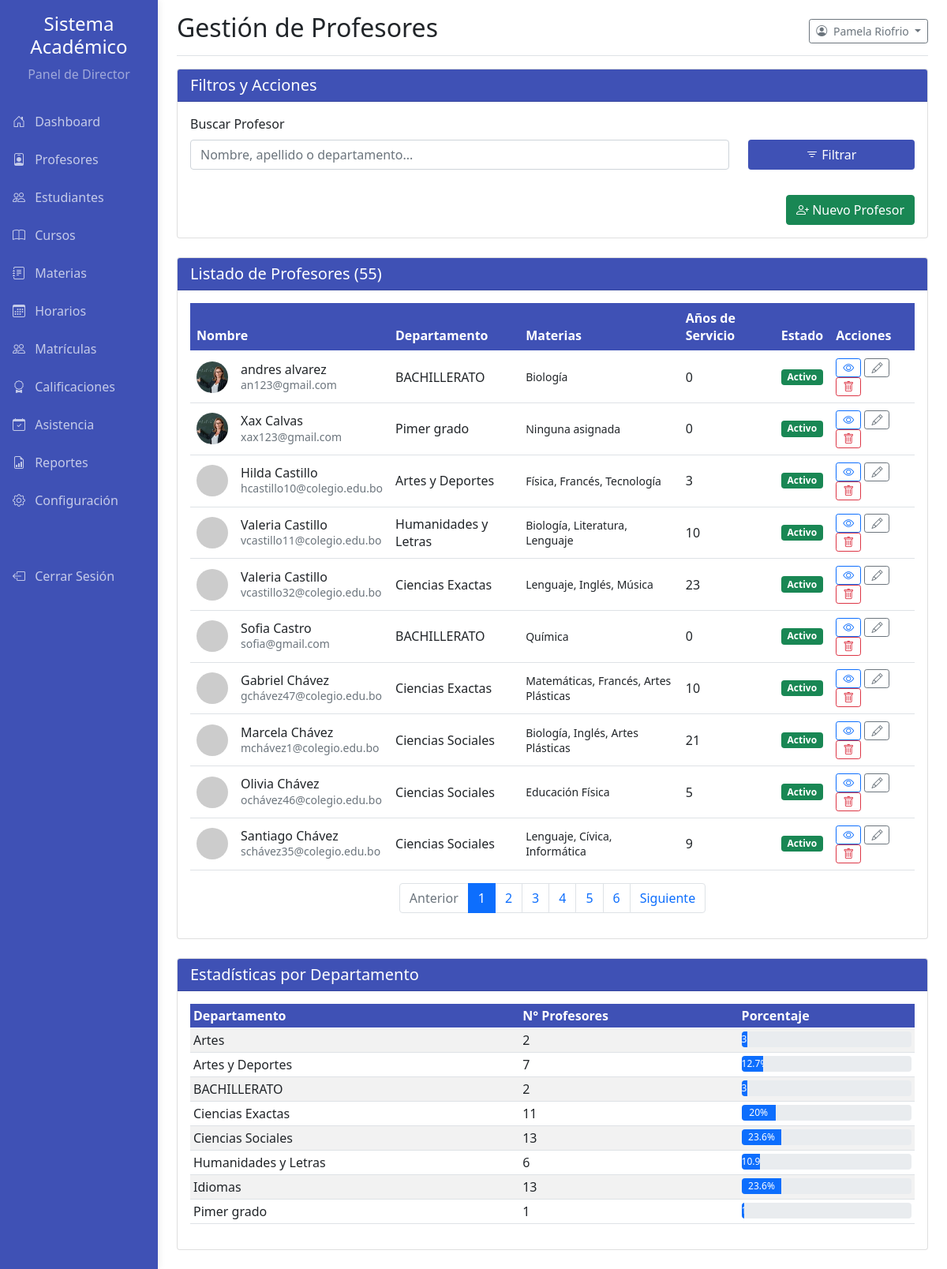
/pages/director_profesores.php (signed in), run on the app's committed database.
### tables this page shows
CREATE TABLE `usuarios` (
  `id` int(11) NOT NULL,
  `nombre` varchar(100) NOT NULL,
  `apellido` varchar(100) NOT NULL,
  `email` varchar(150) NOT NULL,
  `password` varchar(255) NOT NULL,
  `mfa_code` varchar(10) DEFAULT NULL,
  `mfa_expiry` datetime DEFAULT NULL,
  `email_verification_token` varchar(255) DEFAULT NULL,
  `email_verified_at` datetime DEFAULT NULL,
  `role_id` int(11) NOT NULL,
  `fecha_creacion` datetime NOT NULL DEFAULT current_timestamp()
);

CREATE TABLE `profesores` (
  `id` int(11) NOT NULL,
  `usuario_id` int(11) NOT NULL,
  `cedula` varchar(20) NOT NULL,
  `fecha_nacimiento` date NOT NULL,
  `departamento` varchar(100) NOT NULL,
  `cargo` varchar(100) NOT NULL,
  `fecha_inicio` date NOT NULL,
  `tipo_contrato` varchar(50) NOT NULL,
  `codigo_empleado` varchar(50) DEFAULT NULL,
  `titulo_academico` varchar(150) DEFAULT NULL,
  `universidad` varchar(150) DEFAULT NULL,
  `especializacion` varchar(150) DEFAULT NULL,
  `anio_graduacion` year(4) DEFAULT NULL,
  `otros_titulos` text DEFAULT NULL,
  `direccion` varchar(255) NOT NULL,
  `formacion_academica` text NOT NULL,
  `foto_perfil` varchar(255) DEFAULT NULL,
  `estatus` enum('Activo','Inactivo') NOT NULL DEFAULT 'Activo',
  `enviar_credenciales` tinyint(1) NOT NULL DEFAULT 1,
  `especialidad` varchar(100) DEFAULT NULL,
  `telefono` varchar(20) DEFAULT NULL
);

### pages/director_profesores.php (the view, shortened to what this page needs)
<?php
require_once '../config.php';
$stmt_director = $mysqli->prepare("SELECT nombre, apellido FROM usuarios WHERE id = ?");
$stmt_director->bind_param('i', $_SESSION['user_id']);
$stmt_director->execute();
$stmt_director->bind_result($nombre, $apellido);
$filtro_busqueda = isset($_GET['search']) ? trim($_GET['search']) : '';
$where_sql = '';
$params = [];
$param_types = '';
$registros_por_pagina = 10;
$pagina_actual = isset($_GET['page']) ? (int)$_GET['page'] : 1;
$offset = ($pagina_actual - 1) * $registros_por_pagina;
$sql_total = "SELECT COUNT(p.id) FROM profesores p JOIN usuarios u ON p.usuario_id = u.id" . $where_sql;
$stmt_total = $mysqli->prepare($sql_total);
$stmt_total->execute();
$total_profesores = $stmt_total->get_result()->fetch_row()[0];
$total_paginas = ceil($total_profesores / $registros_por_pagina);
$profesores = [];
$sql_profesores = "
    SELECT
        p.id AS profesor_id, p.codigo_empleado, p.departamento, p.fecha_inicio,
        p.foto_perfil, p.estatus,
        u.nombre, u.apellido, u.email
    FROM profesores p
    JOIN usuarios u ON p.usuario_id = u.id
    $where_sql
    ORDER BY u.apellido, u.nombre
    LIMIT ? OFFSET ?
";
$stmt_profesores = $mysqli->prepare($sql_profesores);
$params_paginacion = $params;
$params_paginacion[] = $registros_por_pagina;
$params_paginacion[] = $offset;
$param_types_paginacion = $param_types . 'ii';
if (!empty($params)) {
    $stmt_profesores->bind_param($param_types_paginacion, ...$params_paginacion);
} else {
    $stmt_profesores->bind_param('ii', $registros_por_pagina, $offset);
}
$stmt_profesores->execute();
$result_profesores = $stmt_profesores->get_result();
while ($profesor = $result_profesores->fetch_assoc()) {
    $materias_profesor = [];
    $stmt_materias_profesor = $mysqli->prepare("
        SELECT m.nombre FROM materias m
        JOIN profesor_materias pm ON m.id = pm.materia_id
        WHERE pm.profesor_id = ?
    ");
    $stmt_materias_profesor->bind_param('i', $profesor['profesor_id']);
    $stmt_materias_profesor->execute();
    $result_materias_profesor = $stmt_materias_profesor->get_result();
    while ($materia = $result_materias_profesor->fetch_assoc()) {
        $materias_profesor[] = $materia['nombre'];
    }
    $profesor['materias_asignadas'] = implode(', ', $materias_profesor);
    $profesores[] = $profesor;
}
$distribucion_departamentos = [];
$total_general_profesores = $mysqli->query("SELECT COUNT(id) FROM profesores")->fetch_row()[0];
$result_dist_dept = $mysqli->query("SELECT departamento, COUNT(id) as total FROM profesores GROUP BY departamento");
while ($row = $result_dist_dept->fetch_assoc()) {
    $distribucion_departamentos[] = [
        'nombre' => $row['departamento'],
        'total' => $row['total'],
        'porcentaje' => ($total_general_profesores > 0) ? round(($row['total'] / $total_general_profesores) * 100, 1) : 0
    ];
}
include __DIR__ . '/side_bar_director.php';
?>
<!DOCTYPE html>
<html lang="es">
<head>
    <link href="../css/bootstrap.min.css" rel="stylesheet">
    <link href="../css/academic.css" rel="stylesheet" type="text/css">
    <link rel="stylesheet" href="https://cdn.jsdelivr.net/npm/bootstrap-icons@1.8.1/font/bootstrap-icons.css">
</head>
<body>
    <div class="container-fluid">
        <div class="row">
            <div class="col-md-9 ms-sm-auto col-lg-10 px-md-4">
                <div class="d-flex justify-content-between flex-wrap flex-md-nowrap align-items-center pt-3 pb-2 mb-3 border-bottom">
                    <h1 class="h2">Gestión de Profesores</h1>
                    <div class="btn-toolbar mb-2 mb-md-0">
                        <div class="dropdown">
                            <button class="btn btn-sm btn-outline-secondary dropdown-toggle" type="button" id="dropdownMenuButton" data-bs-toggle="dropdown" aria-expanded="false">
                                <i class="bi bi-person-circle me-1"></i>
                                <?php echo htmlspecialchars($nombre . ' ' . $apellido, ENT_QUOTES, 'UTF-8'); ?>
                            </button>
                        </div>
                    </div>
                </div>
                <div class="card mb-4">
                    <div class="card-header card-header-academic"><h5 class="mb-0 text-white">Filtros y Acciones</h5></div>
                    <div class="card-body">
                        <form method="GET" action="">
                            <div class="row align-items-end">
                                <div class="col-md-9 mb-3">
                                    <label for="search" class="form-label">Buscar Profesor</label>
                                    <input type="text" class="form-control" name="search" id="search" value="<?php echo htmlspecialchars($filtro_busqueda); ?>" placeholder="Nombre, apellido o departamento...">
                                </div>
                                <div class="col-md-3 mb-3">
                                    <button type="submit" class="btn btn-academic w-100"><i class="bi bi-filter"></i> Filtrar</button>
                                </div>
                            </div>
                        </form>
                        <div class="text-end mt-2">
                            <button class="btn btn-success" data-bs-toggle="modal" data-bs-target="#newProfessorModal">
                                <i class="bi bi-person-plus"></i> Nuevo Profesor
                            </button>
                        </div>
                    </div>
                </div>
                <div class="card mb-4">
                    <div class="card-header card-header-academic">
                        <h5 class="mb-0 text-white">Listado de Profesores (<?php echo $total_profesores; ?>)</h5>
                    </div>
                    <div class="card-body">
                        <div class="table-responsive">
                            <table class="table table-hover align-middle">
                                <thead class="table-academic">
                                    <tr>
                                        <th>Nombre</th>
                                        <th>Departamento</th>
                                        <th>Materias</th>
                                        <th>Años de Servicio</th>
                                        <th>Estado</th>
                                        <th>Acciones</th>
                                    </tr>
                                </thead>
                                <tbody>
                                    <?php if (empty($profesores)): ?>
                                        <tr><td colspan="5" class="text-center">No se encontraron profesores.</td></tr>
                                    <?php else: ?>
                                        <?php foreach ($profesores as $profesor): ?>
                                        <tr>
                                            <td data-id="<?php echo $profesor['profesor_id']; ?>">
                                                <div class="d-flex align-items-center">
                                                    <?php
                                                    $foto_path = 'https://via.placeholder.com/40';
                                                    if (!empty($profesor['foto_perfil'])) {
                                                        $foto_path = (strpos($profesor['foto_perfil'], 'http') === 0)
                                                            ? $profesor['foto_perfil']
                                                            : '../uploads/profiles/' . $profesor['foto_perfil'];
                                                    }
                                                    ?>
                                                    <img src="<?php echo htmlspecialchars($foto_path); ?>" class="rounded-circle me-3" style="width: 40px; height: 40px; object-fit: cover;">
                                                    <div>
                                                        <h6 class="mb-0"><?php echo htmlspecialchars($profesor['nombre'] . ' ' . $profesor['apellido']); ?></h6>
                                                        <small class="text-muted"><?php echo htmlspecialchars($profesor['email']); ?></small>
                                                    </div>
                                                </div>
                                            </td>
                                            <td><?php echo htmlspecialchars($profesor['departamento']); ?></td>
                                            <td><small><?php echo htmlspecialchars($profesor['materias_asignadas'] ?: 'Ninguna asignada'); ?></small></td>
                                            <td>
                                                <?php
                                                $fecha_inicio = new DateTime($profesor['fecha_inicio']);
                                                $hoy = new DateTime();
                                                echo $hoy->diff($fecha_inicio)->y;
                                                ?>
                                            </td>
                                            <td>
                                                <?php if ($profesor['estatus'] === 'Activo'): ?>
                                                    <span class="badge bg-success">Activo</span>
                                                <?php else: ?>
                                                    <span class="badge bg-secondary">Inactivo</span>
                                                <?php endif; ?>
                                            </td>
                                            <td>
                                                <button class="btn btn-sm btn-outline-primary" title="Ver Perfil"><i class="bi bi-eye"></i></button>
                                                <button class="btn btn-sm btn-outline-secondary" title="Editar"><i class="bi bi-pencil"></i></button>
                                                <button class="btn btn-sm btn-outline-danger" title="Deshabilitar"><i class="bi bi-trash"></i></button>
                                            </td>
                                        </tr>
                                        <?php endforeach; ?>
                                    <?php endif; ?>
                                </tbody>
                            </table>
                        </div>
                        <nav aria-label="Page navigation">
                            <ul class="pagination justify-content-center">
                                <?php $query_params = !empty($filtro_busqueda) ? ['search' => $filtro_busqueda] : []; ?>
                                <li class="page-item <?php if ($pagina_actual <= 1) echo 'disabled'; ?>">
                                    <a class="page-link" href="?page=<?php echo $pagina_actual - 1; ?>&<?php echo http_build_query($query_params); ?>">Anterior</a>
                                </li>
                                <?php for ($i = 1; $i <= $total_paginas; $i++): ?>
                                <li class="page-item <?php if ($pagina_actual == $i) echo 'active'; ?>">
                                    <a class="page-link" href="?page=<?php echo $i; ?>&<?php echo http_build_query($query_params); ?>"><?php echo $i; ?></a>
                                </li>
                                <?php endfor; ?>
                                <li class="page-item <?php if ($pagina_actual >= $total_paginas) echo 'disabled'; ?>">
                                    <a class="page-link" href="?page=<?php echo $pagina_actual + 1; ?>&<?php echo http_build_query($query_params); ?>">Siguiente</a>
                                </li>
                            </ul>
                        </nav>
                    </div>
                </div>
                <div class="card mb-4">
                    <div class="card-header card-header-academic"><h5 class="mb-0 text-white">Estadísticas por Departamento</h5></div>
                    <div class="card-body">
                        <div class="table-responsive">
                            <table class="table table-sm table-striped">
                                <thead class="table-academic">
                                    <tr>
                                        <th>Departamento</th>
                                        <th>N° Profesores</th>
                                        <th>Porcentaje</th>
                                    </tr>
                                </thead>
                                <tbody>
                                    <?php if (empty($distribucion_departamentos)): ?>
                                    <tr><td colspan="3" class="text-center">No hay datos para mostrar.</td></tr>
                                    <?php else: ?>
                                    <?php foreach ($distribucion_departamentos as $depto): ?>
                                    <tr>
                                        <td><?php echo htmlspecialchars($depto['nombre']); ?></td>
                                        <td><?php echo $depto['total']; ?></td>
                                        <td>
                                            <div class="progress" style="height: 20px;">
                                                <div class="progress-bar" role="progressbar" style="width: <?php echo $depto['porcentaje']; ?>%;" aria-valuenow="<?php echo $depto['porcentaje']; ?>" aria-valuemin="0" aria-valuemax="100"><?php echo $depto['porcentaje']; ?>%</div>
                                            </div>
                                        </td>
                                    </tr>
                                    <?php endforeach; ?>
                                    <?php endif; ?>
                                </tbody>
                            </table>
                        </div>
                    </div>
                </div>
            </div>
        </div>
    </div>
</body>
</html>

### css/academic.css (style rules this page uses)
:root { --academic-primary: #3f51b5; --academic-secondary: #ff4081; --academic-success: #4caf50; --academic-info: #2196f3; --academic-warning: #ff9800; --academic-danger: #f44336; --academic-light: #f5f5f5; --academic-dark: #212121; }
.card-header-academic { background-color: var(--academic-primary); color: white; }
.btn-academic { background-color: var(--academic-primary); color: white; }
.table-academic { background-color: var(--academic-primary); color: white; }

### data on the page
usuarios: nombre+apellido "Pamela Riofrio"
profesores: foto_perfil (picture), usuario.apellido "andres alvarez", usuario.email "an123@gmail.com", departamento "BACHILLERATO", materias_asignadas "Biología", fecha_inicio "0", estatus "Activo"
profesores: foto_perfil (picture), usuario.apellido "Xax Calvas", usuario.email "xax123@gmail.com", departamento "Pimer grado", materias_asignadas "Ninguna asignada", fecha_inicio "0", estatus "Activo"
profesores: usuario.apellido "Hilda Castillo", usuario.email "hcastillo10@colegio.edu.bo", departamento "Artes y Deportes", materias_asignadas "Física, Francés, Tecnología", fecha_inicio "3", estatus "Activo"
profesores: usuario.apellido "Valeria Castillo", usuario.email "vcastillo11@colegio.edu.bo", departamento "Humanidades y Letras", materias_asignadas "Biología, Literatura, Lenguaje", fecha_inicio "10", estatus "Activo"
profesores: usuario.apellido "Valeria Castillo", usuario.email "vcastillo32@colegio.edu.bo", departamento "Ciencias Exactas", materias_asignadas "Lenguaje, Inglés, Música", fecha_inicio "23", estatus "Activo"
profesores: usuario.apellido "Sofia Castro", usuario.email "sofia@gmail.com", departamento "BACHILLERATO", materias_asignadas "Química", fecha_inicio "0", estatus "Activo"
profesores: usuario.apellido "Gabriel Chávez", usuario.email "gchávez47@colegio.edu.bo", departamento "Ciencias Exactas", materias_asignadas "Matemáticas, Francés, Artes Plásticas", fecha_inicio "10", estatus "Activo"
profesores: usuario.apellido "Marcela Chávez", usuario.email "mchávez1@colegio.edu.bo", departamento "Ciencias Sociales", materias_asignadas "Biología, Inglés, Artes Plásticas", fecha_inicio "21", estatus "Activo"
profesores: usuario.apellido "Olivia Chávez", usuario.email "ochávez46@colegio.edu.bo", departamento "Ciencias Sociales", materias_asignadas "Educación Física", fecha_inicio "5", estatus "Activo"
profesores: usuario.apellido "Santiago Chávez", usuario.email "schávez35@colegio.edu.bo", departamento "Ciencias Sociales", materias_asignadas "Lenguaje, Cívica, Informática", fecha_inicio "9", estatus "Activo"

### other printed values
$total_profesores "55"
$depto['nombre'] "Artes"
$depto['total'] "2"
$depto['nombre'] "Artes y Deportes"
$depto['total'] "7"
$depto['porcentaje'] "12.7"
$depto['nombre'] "BACHILLERATO"
$depto['nombre'] "Ciencias Exactas"
$depto['total'] "11"
$depto['porcentaje'] "20"
$depto['nombre'] "Ciencias Sociales"
$depto['total'] "13"
$depto['porcentaje'] "23.6"
$depto['nombre'] "Humanidades y Letras"
$depto['total'] "6"
